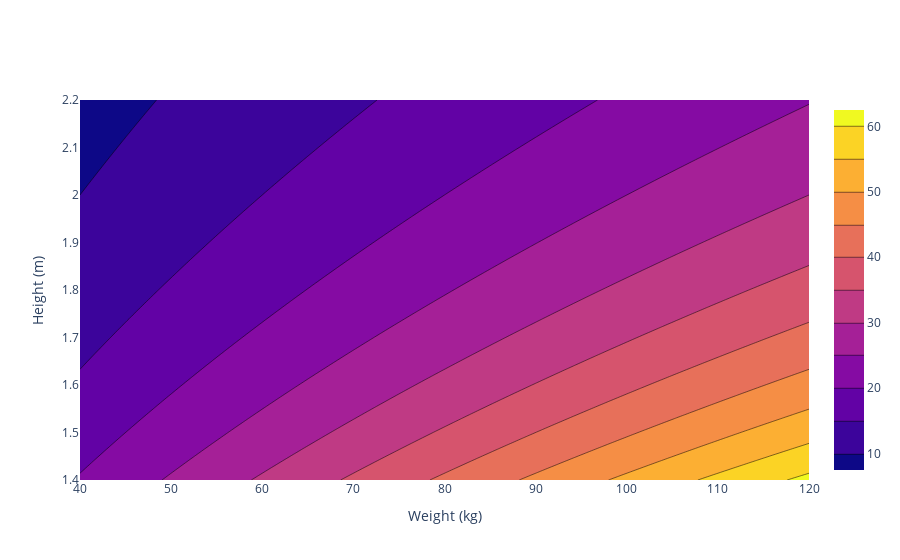

The cell this chart's notebook holds for it:
### Markdown cell above
__SECOND CELL OF PROBLEM 2:__

d. Use plotly's `Contour` to create a graph like the one below:

![BMI Plot](bmi0.png)

### Code cell
fig = go.Figure(data=[go.Contour(z=bmi, x=w, y=h)])
fig.update_layout(xaxis_title='Weight (kg)', yaxis_title='Height (m)')

fig.show()
